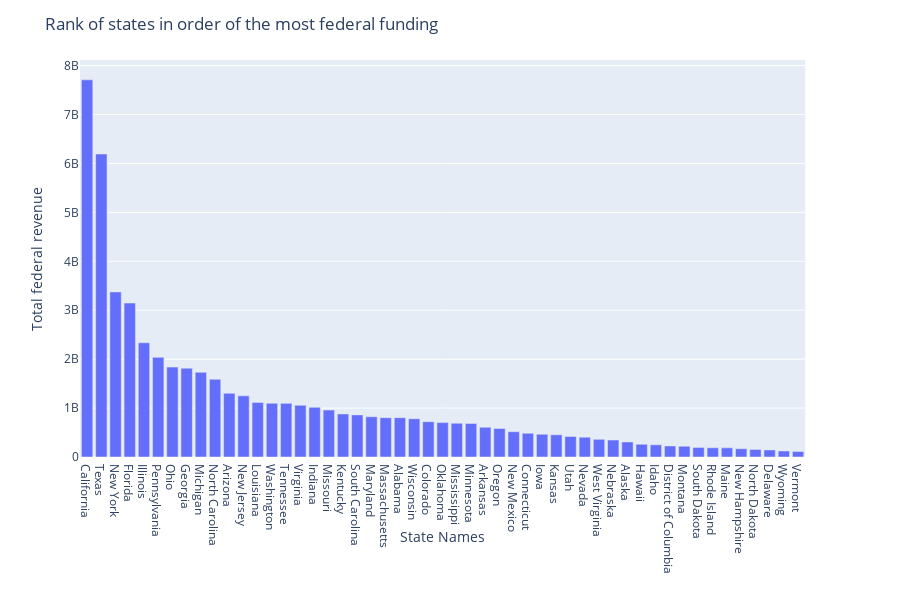

The notebook cell this image was saved under:
### Code cell
# Visualize the states that take in the most federal funding (revenue).
fig = px.bar(total_federal_funding, x='STNAME', y='TFEDREV')
fig.update_layout(
    title="Rank of states in order of the most federal funding",
    xaxis_title="State Names",
    yaxis_title="Total federal revenue"
)
fig.show()

### Figure 1 — Plotly figure (JSON) as saved in the notebook; plotly's stock layout.template omitted (floating-point values rounded to 4 significant figures)
{"data": [{"alignmentgroup": "True", "hoverlabel": {"namelength": 0}, "hovertemplate": "STNAME=%{x}<br>TFEDREV=%{y}", "legendgroup": "", "marker": {"color": "#636efa"}, "name": "", "offsetgroup": "", "orientation": "v", "showlegend": false, "textposition": "auto", "type": "bar", "x": ["California", "Texas", "New York", "Florida", "Illinois", "Pennsylvania", "Ohio", "Georgia", "Michigan", "North Carolina", "Arizona", "New Jersey", "Louisiana", "Washington", "Tennessee", "Virginia", "Indiana", "Missouri", "Kentucky", "South Carolina", "Maryland", "Massachusetts", "Alabama", "Wisconsin", "Colorado", "Oklahoma", "Mississippi", "Minnesota", "Arkansas", "Oregon", "New Mexico", "Connecticut", "Iowa", "Kansas", "Utah", "Nevada", "West Virginia", "Nebraska", "Alaska", "Hawaii", "Idaho", "District of Columbia", "Montana", "South Dakota", "Rhode Island", "Maine", "New Hampshire", "North Dakota", "Delaware", "Wyoming", "Vermont"], "xaxis": "x", "y": [7709275000, 6194317000, 3374794000, 3147329000, 2334945000, 2037315000, 1837963000, 1815242000, 1731034000, 1587976000, 1302010000, 1249741000, 1115619000, 1098332000, 1096182000, 1058146000, 1015476000, 959978000, 880296000, 860867000, 823599000, 804595000, 803907000, 782647000, 721719000, 703225000, 690724000, 685055000, 606946000, 582560000, 516289000, 484186000, 464852000, 453922000, 419642000, 405789000, 360283000, 346826000, 307320000, 261131000, 248546000, 226202000, 220340000, 196644000, 188204000, 186523000, 169166000, 155453000, 144707000, 123012000, 111891000], "yaxis": "y"}], "layout": {"barmode": "relative", "height": 600, "legend": {"tracegroupgap": 0}, "margin": {"t": 60}, "title": {"text": "Rank of states in order of the most federal funding"}, "xaxis": {"anchor": "y", "domain": [0, 0.98], "title": {"text": "State Names"}}, "yaxis": {"anchor": "x", "domain": [0, 1], "title": {"text": "Total federal revenue"}}}}
